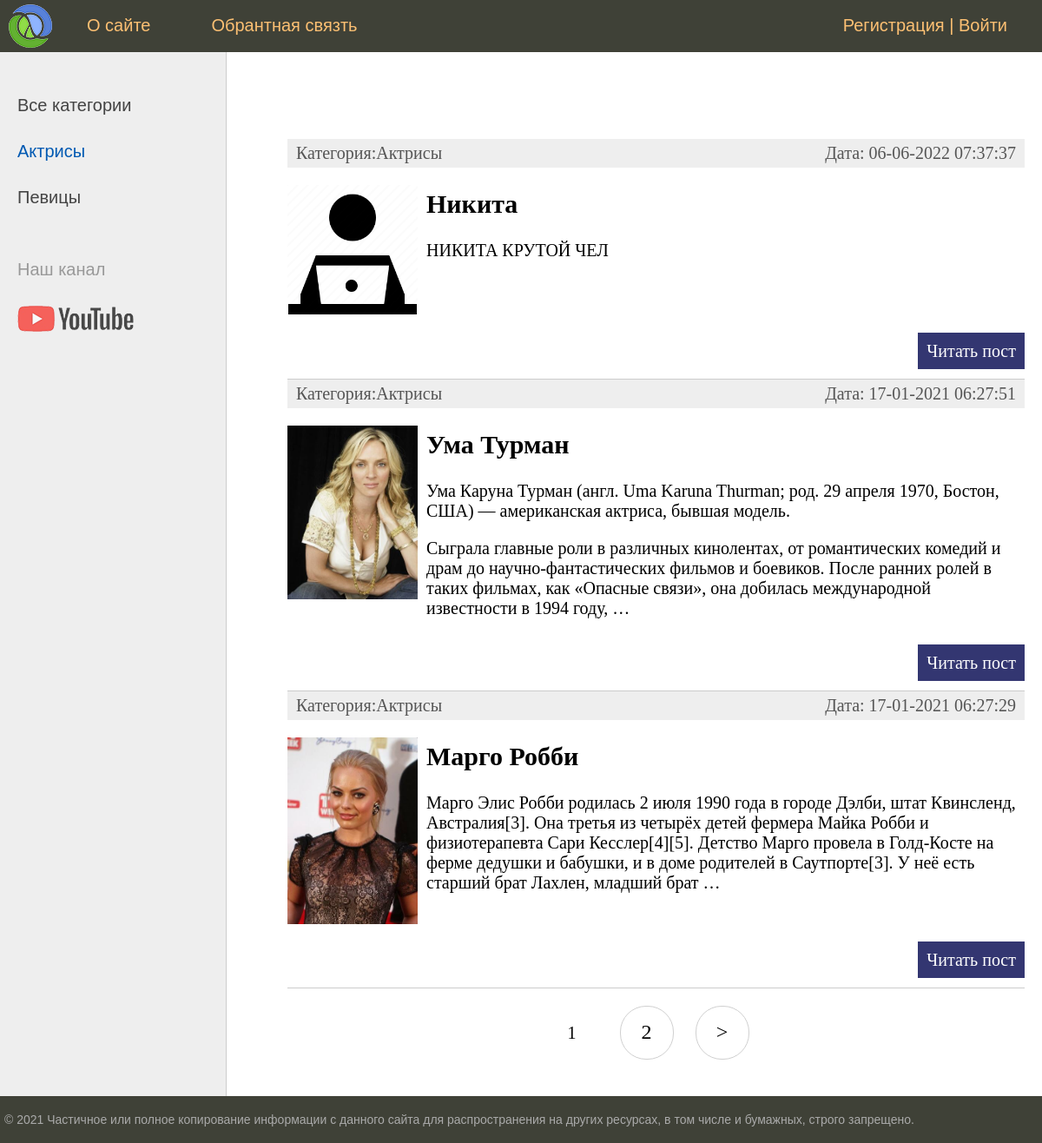
Screenshot of /category/aktrisy/ with the database file from the repository.
### women/models.py (models this page shows, shortened)
class Category(models.Model):
    name = models.CharField(max_length=100, db_index=True, verbose_name='вид деятельности')
    slug = models.SlugField(max_length=255, unique=True, db_index=True, verbose_name="URL")
    def __str__(self):
        return self.name
    def get_absolute_url(self):
        return reverse('category', kwargs={'cat_slug': self.slug})
    class Meta:
        verbose_name = 'Категория'
        verbose_name_plural = 'Категории'
        ordering = ['id',]

class Women(models.Model):
    title =models.CharField(max_length=255, verbose_name='заголовок')
    slug = models.SlugField(max_length=255, unique=True, db_index=True, verbose_name="URL")
    content = models.TextField(blank = True, verbose_name='контент')
    photo = models.ImageField(upload_to='photos/%Y/%m/%d', verbose_name='фотография')
    time_create = models.DateTimeField(auto_now_add=True, verbose_name='время создания')
    time_update = models.DateTimeField(auto_now_add=True, verbose_name='вермя обовления')
    is_published = models.BooleanField(default=True, verbose_name='Опубликовано')
    cat = models.ForeignKey('Category', on_delete=models.PROTECT, verbose_name='категории')
    def get_absolute_url(self):
        return reverse('post', kwargs={'post_slug': self.slug})
    class Meta:
        verbose_name = 'Известные женщины'
        verbose_name_plural = 'Известные женщины'
        ordering = ['-time_create', 'title']

### women/views.py (the view)
# urls.py: path('category/<slug:cat_slug>/', WomenCategory.as_view(), name='category'),
class WomenCategory(DataMixin, ListView):
    model = Women
    template_name = 'women/index.html'
    context_object_name = 'posts'
    allow_empty = False
    def get_queryset(self):
        return Women.objects.filter(cat__slug = self.kwargs['cat_slug'], is_published = True)
    def get_context_data(self, *, object_list=None, **kwargs):
        context = super().get_context_data(**kwargs)
        c_def = self.get_user_context(titel='Категория-'+str(context['posts'][0].cat), cat_selected= context['posts'][0].cat_id)
        return dict(list(context.items()) + list(c_def.items()))

### women/templatetags/women_tags.py (called while the page is built)
@register.inclusion_tag('women/list_categories.html')
def show_categories(sort=None, cat_selected=0):
    if not sort:
        cats = Category.objects.all()
    else:
        cats = Category.objects.order_by(sort)
    return {"cats": cats, "cat_selected": cat_selected}

### women/utils.py (called while the page is built)
    def get_user_context(selfs, **kwargs):
        context = kwargs
        cats = Category.objects.annotate(Count('women'))
        user_menu = menu.copy()
        if not selfs.request.user.is_authenticated:
            user_menu.pop(1)
        context['menu'] = user_menu
        context['cats'] = cats
        if 'cat_selected' not in context:
            context['cat_selected']=0
        return context

### women/templates/women/index.html (shortened to what this page needs)
{% extends 'women/base.html' %}
{% block content %}
<ul class="list-articles">
	{% for p in posts %}
			<li><div class ='article-panel'>
				<p class="first">Категория:{{p.cat}}</p>
				<p class="last">Дата: {{p.time_update|date:"d-m-Y H:i:s"}}</p>
			</div>
				{% if p.photo %}
				<p><img class="img-article-left thumb" src="{{p.photo.url}}"></p>
				{% endif %}
				<h2>{{p.title}}</h2>
	{% autoescape on %}
	{{p.content|linebreaks|truncatewords:50}}
	{% endautoescape %}
				<p class="link-read-post"><a href="{{ p.get_absolute_url }}">Читать пост</a></p>
			</li>
	{% endfor %}
</ul>
{% endblock %}

### women/templates/women/base.html (shortened to what this page needs)
{% load static %}
{% load women_tags %}
<!DOCTYPE html>
<html>
<head>
	<link type="text/css" href="{% static 'women/css/styles.css' %}" rel="stylesheet" />
</head>
<body>
<table class="table-page" border=0 cellpadding="0" cellspacing="0">
<tr><td valign=top>
{% block mainmenu %}
		<div class="header">
			<ul id="mainmenu" class="mainmenu">
			<li class="logo"><a href="{% url 'home'%}"><div class="logo"></div></a></li>
{% for m in menu %}
			<li><a href="{% url m.url_name %}">{{m.title}}</a></li>
{% endfor %}
				{% if request.user.is_authenticated %}
				<li class="last"> {{user.username}} | <a href="{% url 'logout' %}">Выйти</a></li>
				{% else %}
				<li class="last"><a href="{% url 'register' %}">Регистрация</a> | <a href="{% url 'login' %}">Войти</a></li>
				{% endif %}
			</ul>
		</div>
{% endblock mainmenu %}
<table class="table-content" border=0 cellpadding="0" cellspacing="0">
<tr>
	<td valign="top" class="left-chapters">
	<ul id="leftchapters">
		{% if cat_selected == 0 %}
			<li class="selected">Все категории</li>
		{% else %}
			<li><a href="{% url 'home' %}">Все категории</a></li>
		{% endif %}
		{% for c in cats %}
		{% if c.women__count > 0 %}
			{% if c.pk == cat_selected %}
				<li class="selected">{{c.name}}</li>
			{% else %}
				<li><a href="{{c.get_absolute_url}}">{{c.name}}</a> </li>
			{% endif %}
		{% endif %}
		{% endfor %}
		<li class="share">
		<p>Наш канал</p>
		<a class="share-yt" href="https://www.youtube.com/channel/UClJzWfGWuGJL2t-3dYKcHTA/playlists" target="_blank" rel="nofollow"></a>
		</li>
	</ul>
</td>
<td valign="top" class="content">
	<div class="content-text">
{% block content %}
{% endblock %}
{% if page_obj.has_other_pages %}
<nav class="list-pages">
	<ul>
		{%for p in paginator.page_range %}
		{% if page_obj.number == p %}
		<li class="page-num page-num-selected">{{p}}</li>
			{% elif p >= page_obj.number|add:-2 and p <= page_obj.number|add:2 %}
		<li class="page-num">
			<a href="?page={{p}}">{{p}}</a>
		</li>
		{% endif %}
		{% endfor %}
			{% if page_obj.has_next %}
		<li class="page-num">
			<a href="?page={{ page_obj.next_page_number}}">&gt;</a>
		</li>
		{% endif %}
	</ul>
</nav>
{% endif %}
	</div>
</td></tr></table>
</td></tr>
<tr><td valign=top>
	<div id="footer">
		<p>&copy; 2021 Частичное или полное копирование информации с данного сайта для распространения на других ресурсах, в том числе и бумажных, строго запрещено.</p>
	</div>
</td></tr></table>
</body>
</html>

### women/static/women/css/styles.css (style rules this page uses)
html, body { font-family: 'Arial'; margin: 0; padding: 0; height: 100%; width: 100%; color: #444; }
a { color: #0059b2; text-decoration: none; }
img { max-width: 600px; height: auto; }
img.img-article-left { max-width: 300px; height: auto; float: left; padding: 0 10px 10px 0; }
img.img-article-left.thumb { max-width: 150px; height: auto; }
p.link-read-post { text-align: right; }
p.link-read-post a { padding: 10px; min-width: 100px; background: #333671; color: #fff; text-decoration: none; }
div.article-panel { background: #eee; padding: 5px 10px 5px 10px; box-sizing: border-box; overflow: hidden; color: #555; }
div.article-panel p.first { margin: 0; float: left; }
div.article-panel p.last { margin: 0; float: right; }
ul.list-articles { list-style: none; margin: 0; padding: 0; }
ul.list-articles li { border-bottom: 1px solid #ccc; }
.table-page { width: 100%; height: 100%; vertical-align: top; }
.table-page tr { height: 100%; }
.header { background: #3F4137; height: 60px; }
.logo { background: url('../images/logo.png') no-repeat 10px 5px; width: 70px; height: 60px; }
ul.mainmenu { list-style: none; margin: 0; padding: 0; height: 60px; color: #fdc073; font-size: 20px; overflow: hidden; }
ul.mainmenu li { float: left; margin: 18px 40px 0 30px; }
ul.mainmenu li.logo { margin: 0; }
ul.mainmenu li.last { float: right; }
ul.mainmenu li a { color: #fdc073; text-decoration: none; }
.table-content { width: 100%; min-height: 100%; height: 100%; }
.left-chapters { margin: 0; background: #eee; border-right: 1px solid #ccc; min-height: 100%; }
.left-chapters ul { width: 230px; min-height: 100%; margin: 0; padding: 20px 10px 10px 20px; list-style: none; font-size: 20px; }
.left-chapters ul li { margin: 30px 0 0 0; color: #999; }
.left-chapters ul li.selected { color: #0059b2; }
.left-chapters ul li a { color: #444; text-decoration: none; }
.left-chapters ul li.share { margin: 60px 0 0 0; }
.left-chapters ul li.share p { margin: 30px 0 30px 0; }
.left-chapters ul li.share a { display: inline-block; width: 40px; height: 40px; margin: 0 20px 0 0; }
.left-chapters ul li.share a.share-yt { width: 100%; height: 30px; background: url('../images/share_yt.png') no-repeat 0 0 }
.content { padding: 40px 20px 20px 40px; width: 100%; box-sizing: border-box; }
.content-text { margin: 60px 0 0 30px; color: #000; font-size: 20px; font-family: Yandex Sans Display Light; }
#footer { box-sizing: border-box; background: #3F4137; padding: 5px; color: #aaa; font-size: 14px; font-family: Verdana, Geneva, Arial, Helvetica; text-align: left; overflow: hidden; }
.list-pages { text-align: center; margin: 0 0 20px 0; }
.list-pages ul { margin: 20px 0 0 0; padding: 0; list-style: none; }
.list-pages ul li { display: inline-block; margin: 0 20px 0 0; }
.list-pages a { color: #000; font-size: 24px; text-decoration: none; }
.list-pages .page-num, .page-num-selected { display: inline-block; width: 60px; height: 44px; padding: 16px 0 0 0; border: 1px solid #d0d0d0; border-radius: 30px; }
.list-pages .page-num-selected { border: none; color: #000; font-size: 20px; }

### rows the page displays
Category: name "Актрисы"
Category: name "Певицы"
Women: cat "Актрисы", time_update "06-06-2022 07:37:37", photo (picture), title "Никита", content "НИКИТА КРУТОЙ ЧЕЛ"
Women: cat "Актрисы", time_update "17-01-2021 06:27:51", photo (picture), title "Ума Турман", content "Ума Каруна Турман (англ. Uma Karuna Thurman; род. 29 апреля 1970, Бостон, США) — американская актриса, бывшая модель. Сыграла главные роли в различных кинолентах, от романтических комедий и драм до научно-фантастических фильмов и боевиков. После ранних ролей в таких фильмах, как «Опасные связи», она добилась международной известности в 1994 году, …"
Women: cat "Актрисы", time_update "17-01-2021 06:27:29", photo (picture), title "Марго Робби", content "Марго Элис Робби родилась 2 июля 1990 года в городе Дэлби, штат Квинсленд, Австралия[3]. Она третья из четырёх детей фермера Майка Робби и физиотерапевта Сари Кесслер[4][5]. Детство Марго провела в Голд-Косте на ферме дедушки и бабушки, и в доме родителей в Саутпорте[3]. У неё есть старший брат Лахлен, младший брат …"

### other values shown
{{ m.title }} "О сайте" "Обрантная связть"
{{ p }} "1"
{{ p }} "2"
